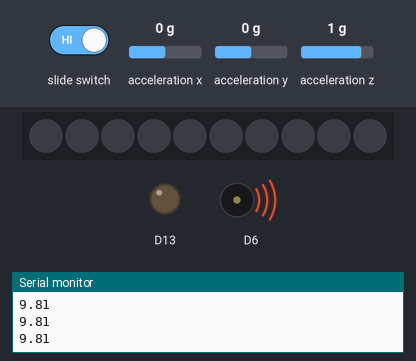
A sketch run on a simulated Adafruit Circuit Playground Express. Parts: 10 RGB LEDs in strip order, left to right, output pins drawn as LEDs (lit = HIGH), buzzer (waves = sounding), the last lines printed to the serial monitor. Inputs (shaded band) come from the test bench; at power-on: acceleration x 0 g, acceleration y 0 g, acceleration z 1 g.

Above: at 1.3 s.
1.4 s: slide switch set LOW
At 1.8 s:
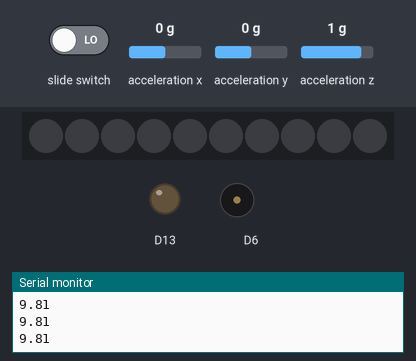
3.0 s: slide switch set HIGH
At 3.25 s:
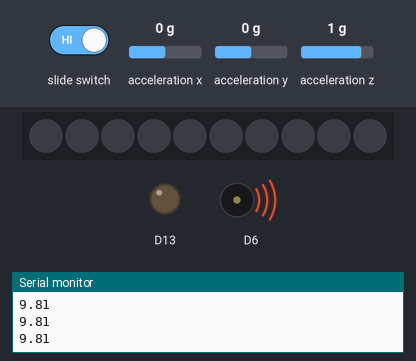
Timing chart, 0 to 6.0 s (numbered marks = the images above; inputs shaded):
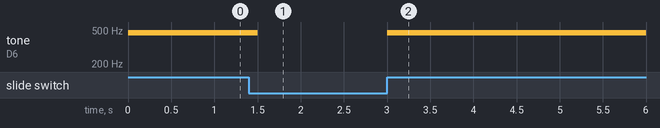

Measured:
- after the input at 1.4 s, tone on D6: 465 Hz → silent after 0.10 s
- after the input at 3.0 s, tone on D6: silent → 465 Hz at once

The sketch:

motion_to_sound.ino
```cpp
// Project 6: Part 4.b.IV "Motion to Sound"

// The purpose of this project was to use the Circuit Playground’s built-in accelerometer to
// detect motion and map it to sound frequencies.

// Group Members: Josh Wild, Dayne Newman
// Group Number: 14 (not sure this is what the bottom of the breadboard said)
// Date: 3/31/2025
// Code written by: Both team members

#include <Adafruit_CircuitPlayground.h>

void setup() {
  CircuitPlayground.begin();   // initialize the Circuit Playground library
  Serial.begin(9600);
}

void loop() {
   float movementX, movementY, movementZ, movement; //variables for motion detection
   uint16_t sound; //holds tone frequency
   if(CircuitPlayground.slideSwitch()) {   // sense & play when slide whitch at "+"
      movementX = abs(CircuitPlayground.motionX());  // read the X motion (absolute value)
      movementY = abs(CircuitPlayground.motionY());  // read the Y motion (absolute value)
      movementZ = abs(CircuitPlayground.motionZ());  // read the Z motion (absolute value)
      movement = movementX + movementY + movementZ;  // aggregate the movement sensed
      Serial.println(movement);
      sound = (int) map(movement, 8.0, 60.0, 440.0, 1760.0); // map movement to music values
      CircuitPlayground.playTone(sound, 500);   //   play sound for 500 milliseconds
   }
}
```
